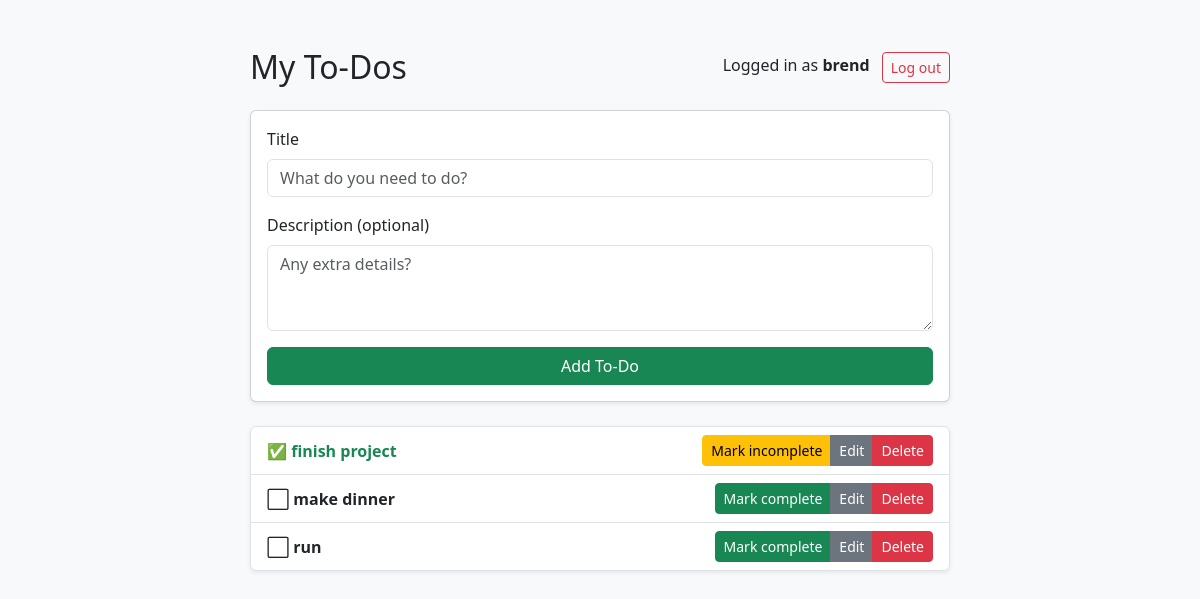
Before: / (signed in) with the older database file.
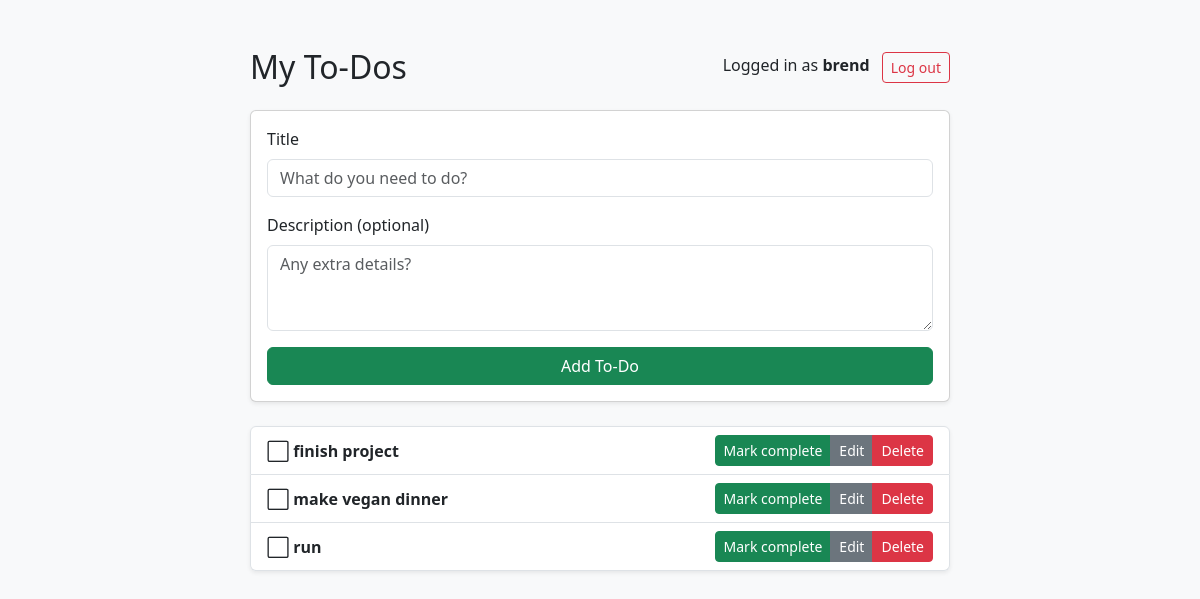
After: the same page with the newer database file.
### todo/models.py (models this page shows, shortened)
class Todo(models.Model):
    user = models.ForeignKey(User, on_delete=models.CASCADE)  # ⬅ add this line
    title = models.CharField(max_length=200)
    description = models.TextField(blank=True)
    created_at = models.DateTimeField(auto_now_add=True)
    completed = models.BooleanField(default=False)

### todo/views.py (the view, shortened to what this page needs)
# urls.py: path("", views.todo_list, name="todo_list"),
@login_required
def todo_list(request):
    todos = Todo.objects.filter(user=request.user).order_by("-created_at")
    return render(request, "todo/todo_list.html", {"todos": todos})

### todo/templates/todo/todo_list.html (shortened to what this page needs)
<!DOCTYPE html>
<html lang="en">
<head>
    <link
      href="https://cdn.jsdelivr.net/npm/bootstrap@5.3.3/dist/css/bootstrap.min.css"
      rel="stylesheet">
</head>
<body class="bg-light">
<div class="container-fluid mt-5">
    <div class="mx-auto" style="max-width: 700px; width: 100%;">
        <div class="d-flex justify-content-between align-items-center mb-4">
            <h2 class="mb-0">My To-Dos</h2>
            {% if user.is_authenticated %}
                <div>
                    <span class="me-2">Logged in as <strong>{{ user.username }}</strong></span>
                    <form method="post" action="{% url 'logout' %}" style="display:inline;">
                        <button type="submit" class="btn btn-outline-danger btn-sm">
                            Log out
                        </button>
                    </form>
                </div>
            {% else %}
                <a href="{% url 'login' %}" class="btn btn-primary btn-sm">Log in</a>
            {% endif %}
        </div>
        <div class="card mb-4 shadow-sm">
            <div class="card-body">
                <form method="post">
                    <div class="mb-3">
                        <label for="id_title" class="form-label">Title</label>
                        <input id="id_title" type="text" name="title"
                               class="form-control" required
                               placeholder="What do you need to do?">
                    </div>
                    <div class="mb-3">
                        <label for="id_description" class="form-label">Description (optional)</label>
                        <textarea id="id_description" name="description"
                                  class="form-control" rows="3"
                                  placeholder="Any extra details?"></textarea>
                    </div>
                    <button type="submit" class="btn btn-success w-100">Add To-Do</button>
                </form>
            </div>
        </div>
        {% if todos %}
            <ul class="list-group shadow-sm">
            {% for item in todos %}
                <li class="list-group-item d-flex justify-content-between align-items-center">
                    <div>
                        {% if item.completed %}
                            <span class="text-success">✅ <strong>{{ item.title }}</strong></span>
                        {% else %}
                            <span>⬜ <strong>{{ item.title }}</strong></span>
                        {% endif %}
                    </div>
                    <div class="btn-group">
                        {% if item.completed %}
                            <a href="{% url 'todo_complete' item.id %}"
                               class="btn btn-warning btn-sm">
                                Mark incomplete
                            </a>
                        {% else %}
                            <a href="{% url 'todo_complete' item.id %}"
                               class="btn btn-success btn-sm">
                                Mark complete
                            </a>
                        {% endif %}
                        <a href="{% url 'todo_edit' item.id %}" class="btn btn-secondary btn-sm">
                            Edit
                        </a>
                        <a href="{% url 'todo_delete' item.id %}" class="btn btn-danger btn-sm">
                            Delete
                        </a>
                    </div>
                </li>
            {% endfor %}
            </ul>
        {% else %}
            <p class="text-muted mt-3">No to-dos yet. Add one above!</p>
        {% endif %}
    </div>
</div>
</body>
</html>

Changed rows visible on the page:
changed Todo "finish project": completed "✅ Mark incomplete" → "⬜ Mark complete"
changed Todo: title "make dinner" → "make vegan dinner"
